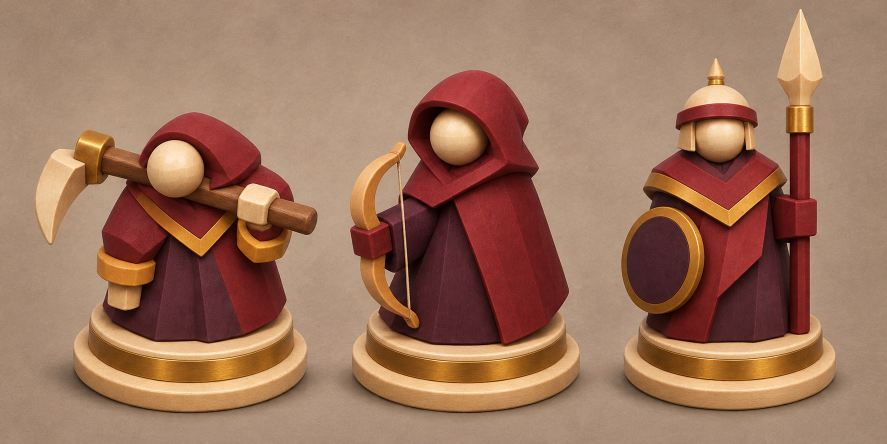
#> input picture art/unit-kit-trial/reference.png, 1774 x 887 px (shown at 1/2 size)
$ python compare.py
#> lines starting #> are read from the running program, lines starting #| are printed output that depends on the picture
"""Place the reference and the two renders at the same base width. Requires Pillow."""
from pathlib import Path

from PIL import Image, ImageDraw, ImageFont

HERE = Path(__file__).resolve().parent
OUT = HERE / 'renders'
W, H = 480, 352
PAPER = '#F3EEE4'
INK = '#302B27'


def font(size):
    for file in ('/System/Library/Fonts/Supplemental/Arial.ttf', 'DejaVuSans.ttf'):
        try:
            return ImageFont.truetype(file, size)
        except OSError:
            continue
    return ImageFont.load_default()


def main():
    panel = Image.new('RGB', (3 * W + 8, H + 46), PAPER)
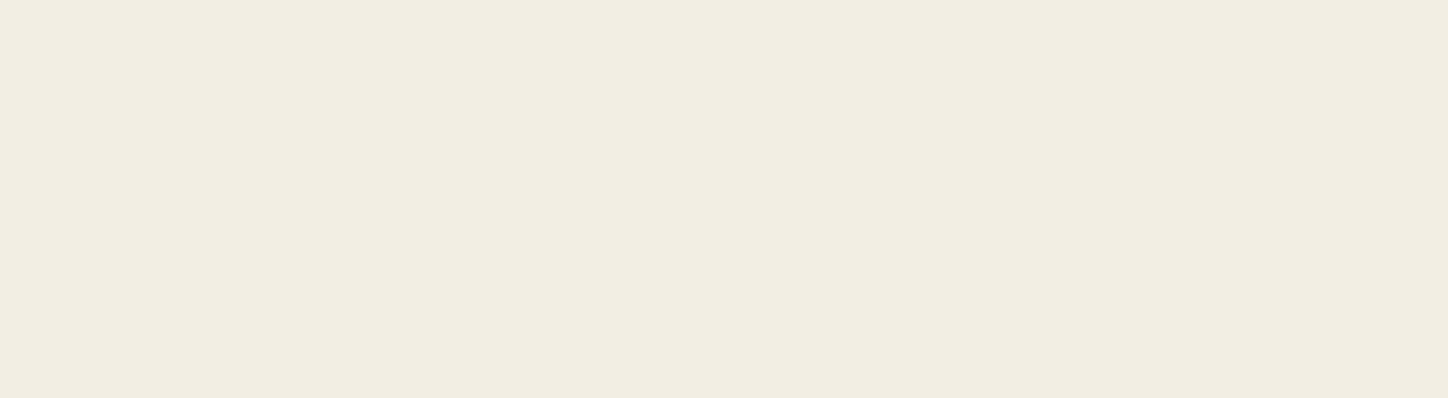
#> panel: PIL image 1448x398 RGB; mean R, G, B 243, 238, 228
    draw = ImageDraw.Draw(panel)
    reference = Image.open(HERE.parent / 'reference.png').convert('RGB')
    reference = reference.crop((680, 0, 1774, 887))
#> reference: PIL image 1094x887 RGB
    # The base is 438 pixels wide in the reference and .74 units in the render.
    scale = (.74 * W / 2.05) / 438
    reference = reference.resize((round(reference.width * scale), round(reference.height * scale)),
                                 Image.Resampling.LANCZOS)
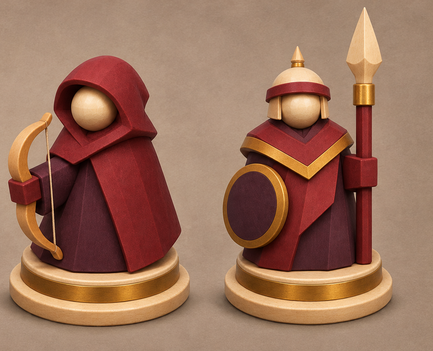
#> reference: PIL image 433x351 RGB; mean R, G, B 155, 112.4, 90.8
    ref_frame = Image.new('RGB', (W, H), PAPER)
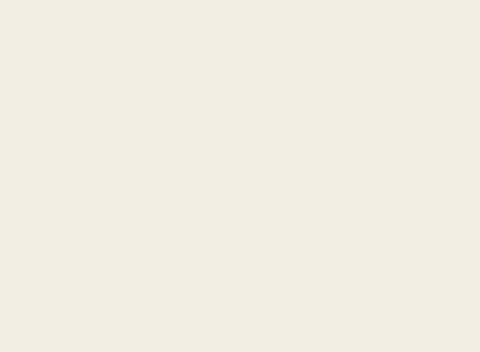
#> ref_frame: PIL image 480x352 RGB; mean R, G, B 243, 238, 228
    ref_frame.paste(reference, ((W - reference.width) // 2, H - reference.height))
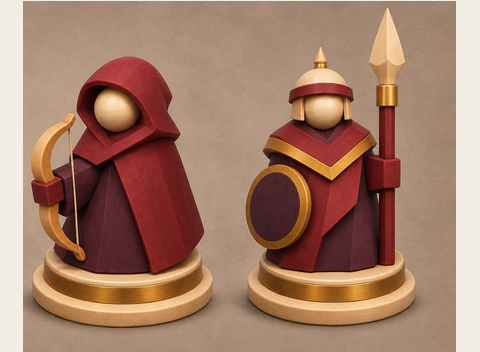
#> ref_frame: PIL image 480x352 RGB; mean R, G, B 163.8, 125, 104.6
    frames = [ref_frame] + [Image.open(OUT / (v + '-pair.png')).convert('RGB').resize((W, H),
                            Image.Resampling.LANCZOS) for v in ('third', 'review')]
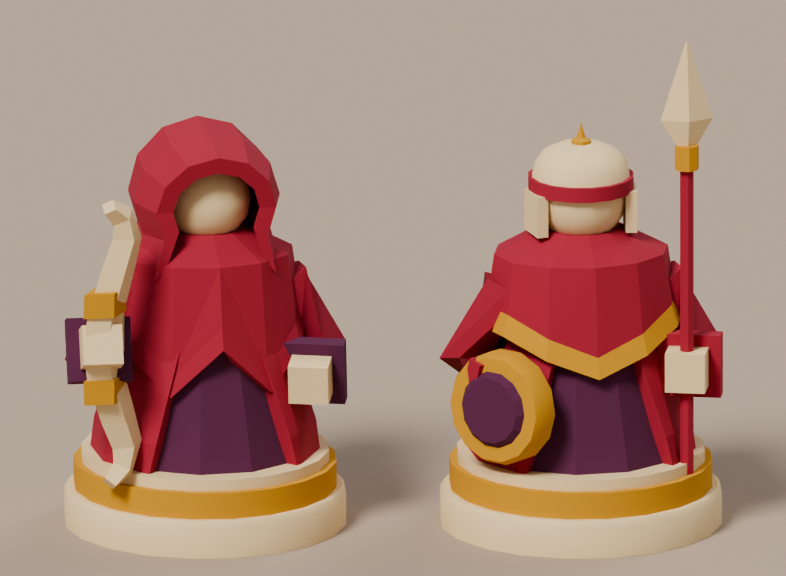
#> input picture art/unit-kit-trial/astra-review/renders/third-pair.png, 786 x 576 px
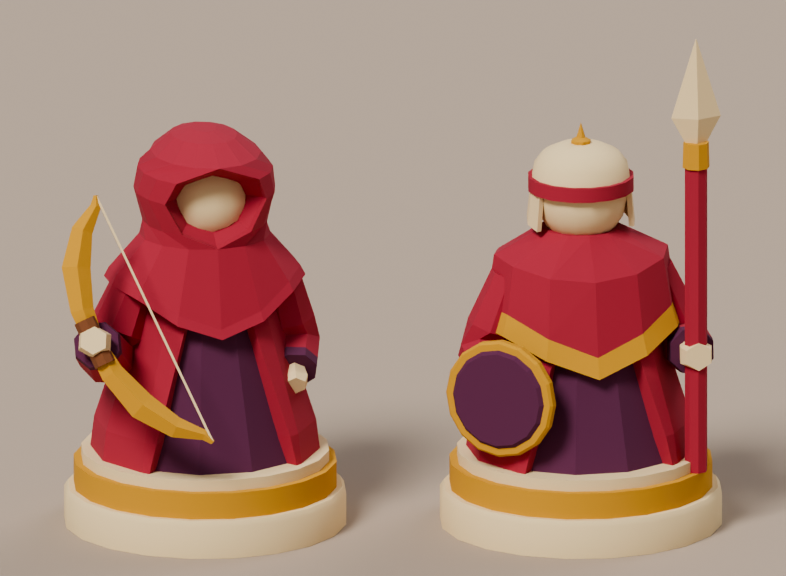
#> input picture art/unit-kit-trial/astra-review/renders/review-pair.png, 786 x 576 px
#> frames = 3 items
    for i, (image, title) in enumerate(zip(frames, ('Reference', 'Third pass', 'Revised pair'))):
        left = i * (W + 4)
        draw.text((left + 15, 11), title, font=font(20), fill=INK)
        panel.paste(image, (left, 46))
#> this loop made 3 passes
#> (title, left) on passes 1 to 3: ('Reference', 0), ('Third pass', 484), ('Revised pair', 968)
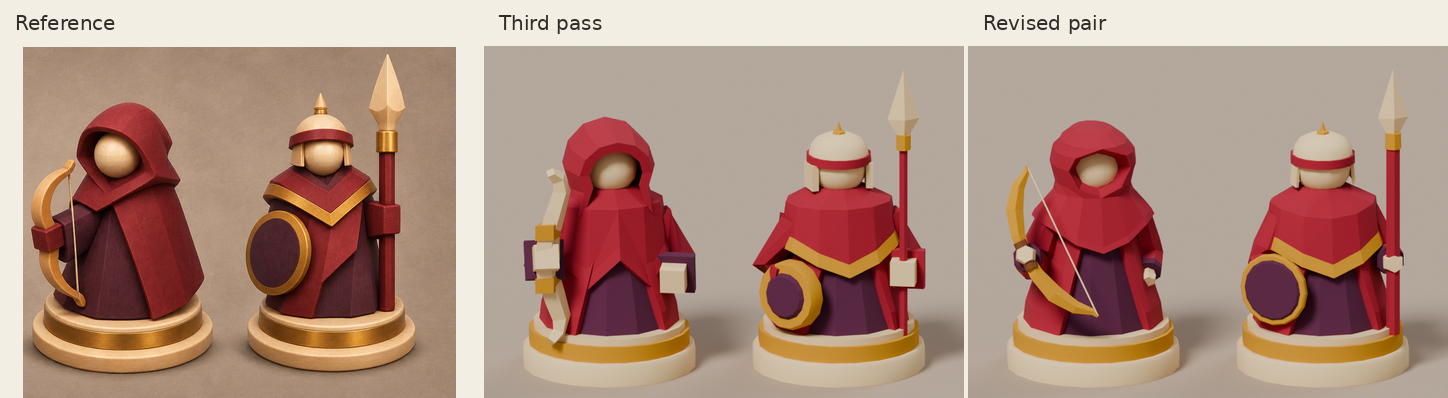
#> panel: PIL image 1448x398 RGB; mean R, G, B 175.8, 143, 128.6
    panel.save(OUT / 'comparison.png')


if __name__ == '__main__':
    main()
